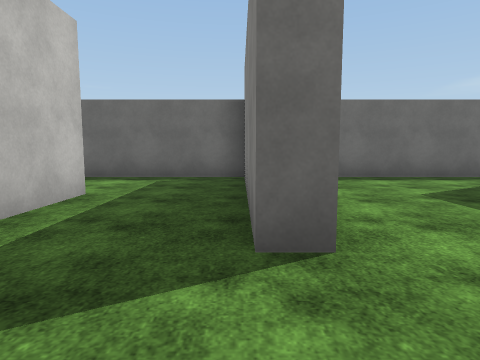
[1] (above)

17 first-person views from a walk through a 3-D level made in the Unity game engine. The camera is 1.3 m above the floor, tilts 6° down and sees 75° across. The floor is counted in squares, 2 m on a side. Each view is taken from the middle of a square. On the plan, view 1 faces up. The plan holds only what a view shows up to about 10 squares ahead; the rest is blank. The place goes on beyond the plan. The player character is not drawn. Surface patterns are stand-ins for the level's own textures.

[2]
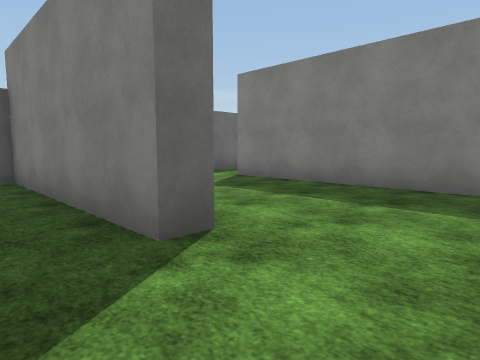

[3]
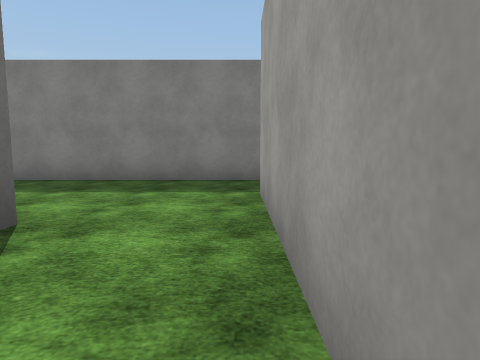

[4]
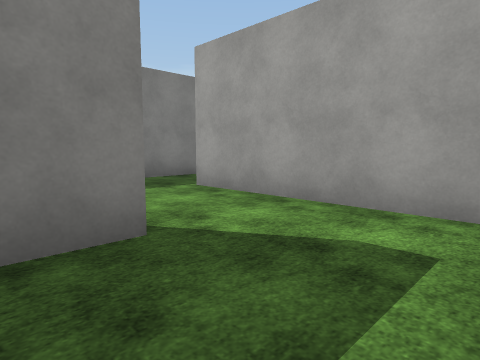

[5]
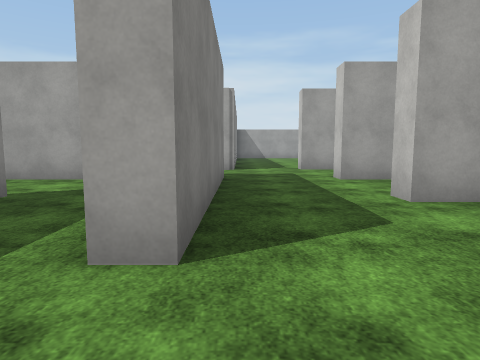

[6]
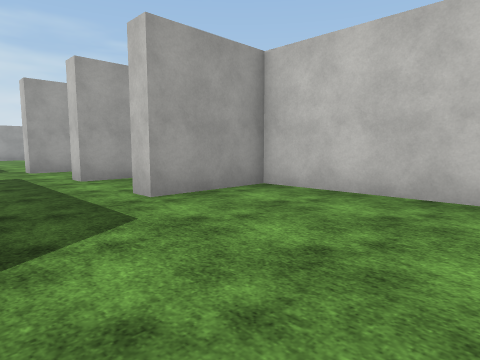

[7]
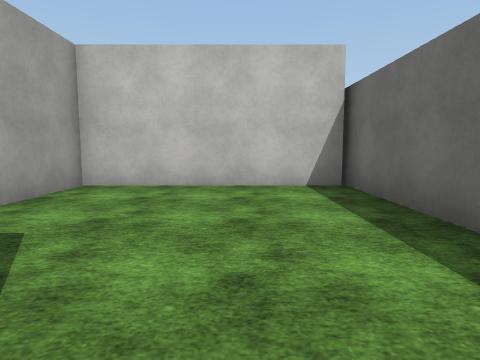

[8]
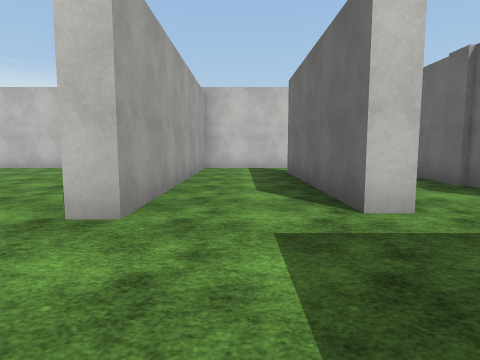

[9]
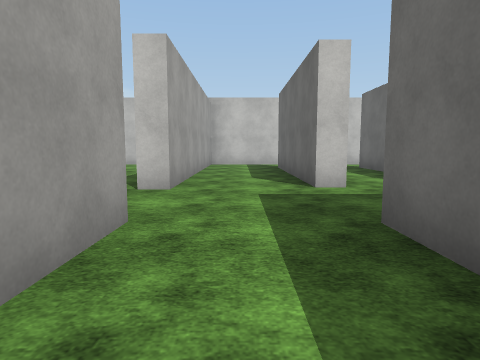

[10]
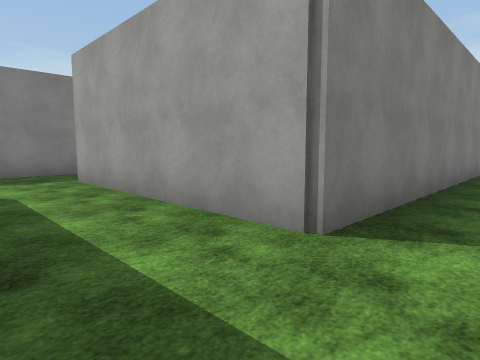

[11]
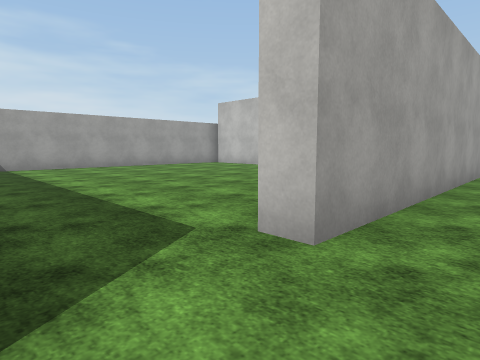

[12]
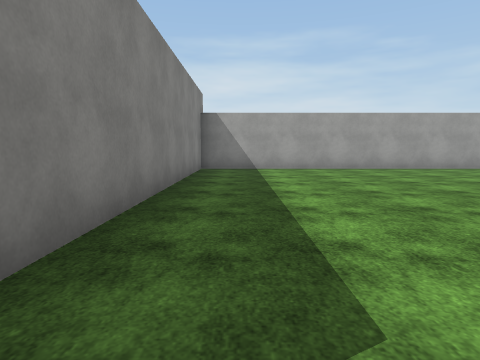

[13]
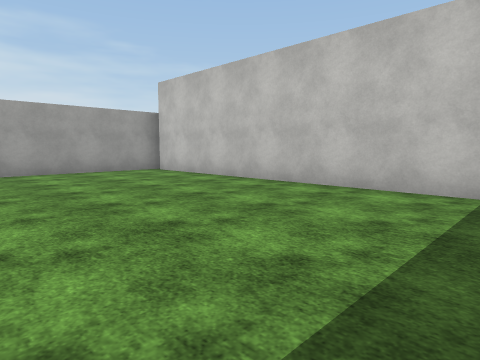

[14]
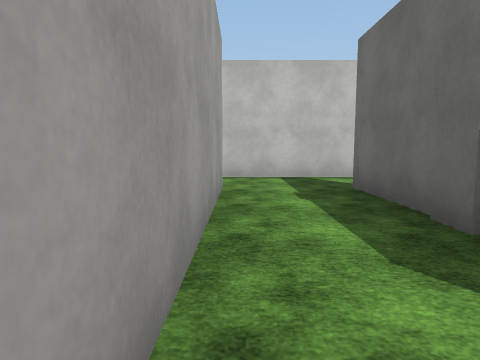

[15]
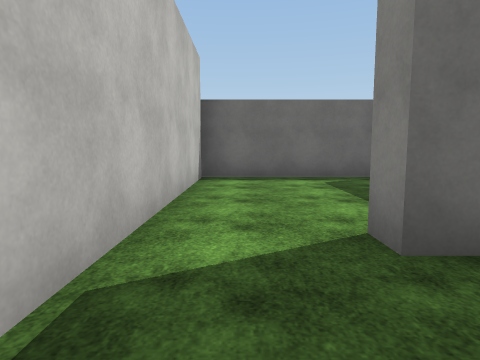

[16]
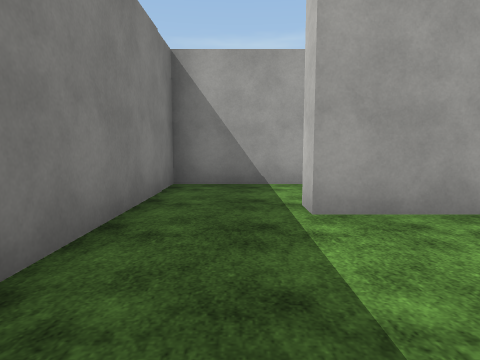

[17]
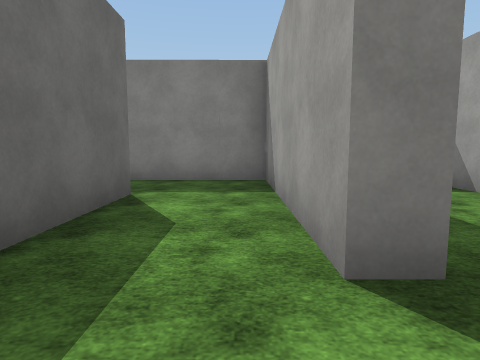

### Floor plan
Points are (right, up) in squares from view 1. A wall is a line through its corners. A room is listed if a view was taken in it or the views show most of it. See-through windows are left out.
Room 1 (views 1, 2, 3, 4, 7)
walls: (0.6, 1.9) (0.1, 1.9) (0.1, 6.8) (-2.4, 6.8); (-2.7, 4.3) (-2.2, 4.3) (-2.2, 2.8); (-1.8, -0.3) (0.4, -0.3)
ways out: opening at (-3, 5.5) to room 2; opening at (0, 0.5) to room 6
Room 2 (views 5, 6)
walls: (-7.3, 6.8) (-7.3, 2.3) (-5, 2.3); (-2.4, 6.8) (-7.6, 6.8); (-2.7, 2.4) (-2.7, 4.3)
ways out: opening at (-3, 5.5) to room 1; opening at (-4.5, 2) to room 5
Room 3 (views 8, 9, 10, 11, 12)
walls: (-2.8, -3) (2.3, -3) (2.3, -3.5); (-5, -0.3) (-5, -0.8) (-10.1, -0.8); (-1.5, -0.8) (-2.8, -0.8); (-11.8, -0.6) (-11.8, -3) (-4.8, -3) (-4.8, -3.6); (4.2, -3.5) (4.2, -0.5)
ways out: opening at (-4, -3) to room 4; opening at (-11, -1) to room 5; opening at (-4.5, -1) to room 5; opening at (3, -1) to room 6; opening at (3, -3) to room 7
Room 4 (view 13)
walls: (-11.8, -4.5) (-11.8, -12.1); (-12, -12.4) (-2.8, -12.4) (-2.8, -3)
ways out: opening at (-4, -3) to room 3
Room 5 (views 14, 15)
walls: (-6.9, 1.9) (-10, 1.9) (-10, 2.4); (-5, 2.3) (-5, 1.8); (-10, -0.3) (-5, -0.3); (-2.7, -0.5) (-2.7, 2.4); (-11.8, 2.4) (-11.8, -0.6)
ways out: opening at (-4.5, 2) to room 2; opening at (-11, -1) to room 3; opening at (-4.5, -1) to room 3; opening at (-11, 2) to room 8
Room 6 (view 16)
walls: (0.4, -0.3) (2.4, -0.3); (4.2, -0.5) (4.2, 5.2); (4.6, 6.8) (2.1, 6.8)
ways out: opening at (0, 0.5) to room 1; opening at (3, -1) to room 3; opening at (4, 6)
Room 7 (view 17)
walls: (-0.5, -6.1) (-0.5, -5.5) (4.2, -5.5) (4.2, -3.5); (2.3, -3.5) (-0.1, -3.5)
ways out: opening at (3, -3) to room 3; opening at (-1.5, -6)
Room 8 (no view inside)
walls: (-8.1, 6.8) (-11.8, 6.8) (-11.8, 2.4)
ways out: opening at (-11, 2) to room 5

Positions as (right, up) in squares from view 1, and headings:
1: (0, 0), facing up
2: (-1, 0), facing up-right
3: (-2, 0), facing right
4: (-2, 3), facing down-right
5: (-3, 6), facing down
6: (-3, 6), facing down-left
7: (-2, 5), facing left
8: (-2, -2), facing left
9: (0, -2), facing left
10: (-4, -1), facing down-right
11: (-3, -2), facing down-left
12: (-4, -3), facing down
13: (-7, -4), facing down-left
14: (-5, 0), facing left
15: (-11, 0), facing up
16: (3, 0), facing down
17: (-2, -5), facing right
